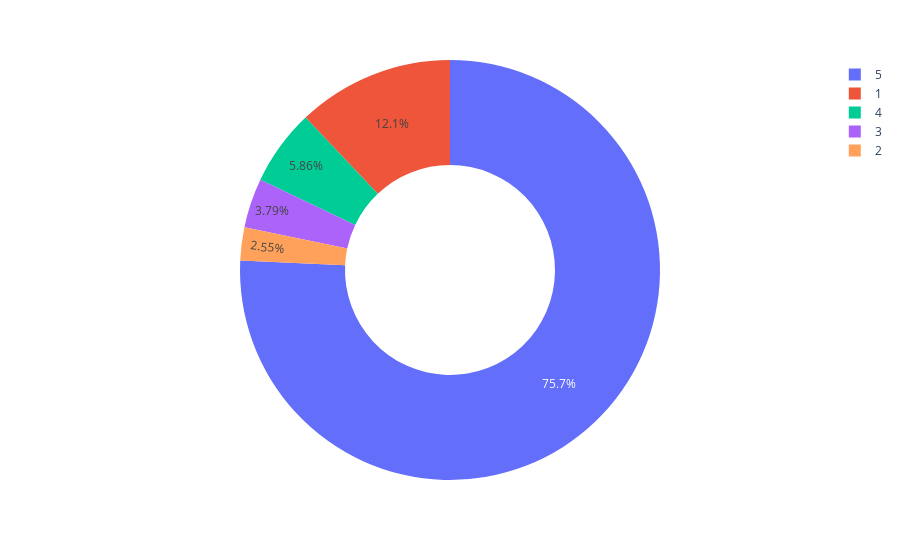

Notebook source saved alongside this figure:
### Code cell
ratings = tiktok_samples['score'].value_counts()
numbers = ratings.index
quantity = ratings.values
import plotly.express as px
figure = px.pie(tiktok_two_samples, 
             values=quantity, 
             names=numbers, hole = 0.5,)
figure.show()

### Figure 1 — Plotly figure (JSON) as saved in the notebook; plotly's stock layout.template omitted (floating-point values rounded to 4 significant figures)
{"data": [{"domain": {"x": [0, 1], "y": [0, 1]}, "hole": 0.5, "hovertemplate": "label=%{label}<br>value=%{value}<extra></extra>", "labels": [5, 1, 4, 3, 2], "legendgroup": "", "name": "", "showlegend": true, "type": "pie", "values": [232507, 37080, 17985, 11652, 7833]}], "layout": {"legend": {"tracegroupgap": 0}, "margin": {"t": 60}}}
